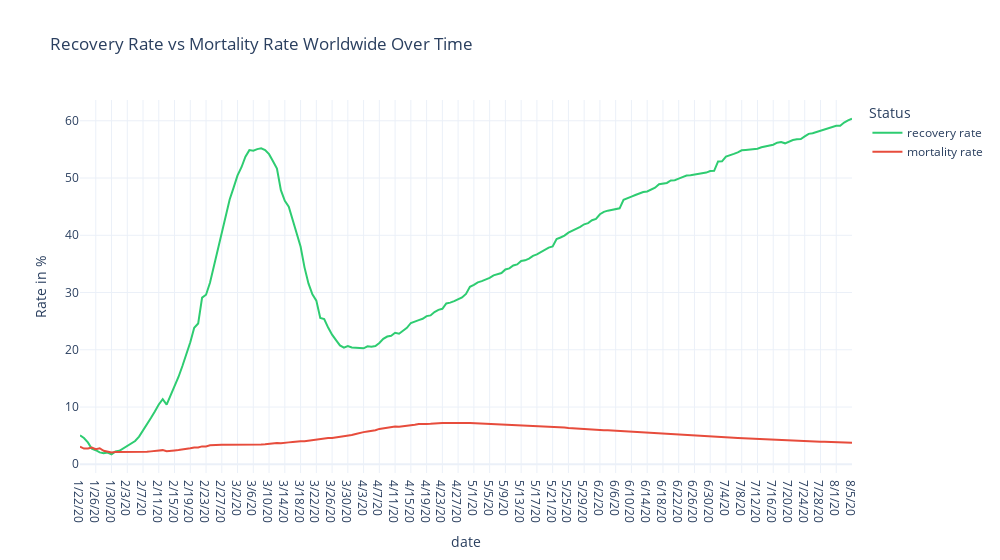

Source (notebook cell):
### Markdown cell above
# Recovery Rate vs Mortality Rate Time-Series Worldwide

### Code cell
covid_worldwide_confirmed = confirmed_df.iloc[:, 3:].sum(axis=0)
covid_worldwide_deaths = death_df.iloc[:, 3:].sum(axis=0)
covid_worldwide_recovered = recovered_df.iloc[:, 3:].sum(axis=0)
covid_worldwide_active = covid_worldwide_confirmed - covid_worldwide_deaths - covid_worldwide_recovered

world_rate_df = pd.DataFrame({
    'confirmed': covid_worldwide_confirmed,
    'deaths': covid_worldwide_deaths,
    'recovered': covid_worldwide_recovered,
    'active': covid_worldwide_active
}, index=covid_worldwide_confirmed.index)

world_rate_df['recovery rate'] = world_rate_df['recovered'] / world_rate_df['confirmed'] * 100
world_rate_df['mortality rate'] = world_rate_df['deaths'] / world_rate_df['confirmed'] * 100
world_rate_df['date'] = world_rate_df.index

world_rate_long_df = world_rate_df.melt(id_vars="date",
                                        value_vars=['recovery rate', 'mortality rate'],
                                        var_name="Status",
                                        value_name="Rate in %")
fig = px.line(world_rate_long_df, x="date", y="Rate in %", color='Status',
              title='Recovery Rate vs Mortality Rate Worldwide Over Time',
              color_discrete_sequence=['#2ecc71', '#e74c3c'],
              template='plotly_white'
             )

fig.update_layout(
        width = 1000,
        xaxis_showgrid=True, yaxis_showgrid=True
        )

fig.show();

### Figure 1 — Plotly figure (JSON) as saved in the notebook; plotly's stock layout.template omitted (floating-point values rounded to 4 significant figures; data arrays with more than 128 entries replaced by an {"elided": "..."} marker saying what was removed)
{"data": [{"hovertemplate": "Status=recovery rate<br>date=%{x}<br>Rate in %=%{y}<extra></extra>", "legendgroup": "recovery rate", "line": {"color": "#2ecc71", "dash": "solid"}, "mode": "lines", "name": "recovery rate", "orientation": "v", "showlegend": true, "type": "scatter", "x": {"elided": "197 str values"}, "xaxis": "x", "y": {"elided": "197 float values"}, "yaxis": "y"}, {"hovertemplate": "Status=mortality rate<br>date=%{x}<br>Rate in %=%{y}<extra></extra>", "legendgroup": "mortality rate", "line": {"color": "#e74c3c", "dash": "solid"}, "mode": "lines", "name": "mortality rate", "orientation": "v", "showlegend": true, "type": "scatter", "x": {"elided": "197 str values"}, "xaxis": "x", "y": {"elided": "197 float values"}, "yaxis": "y"}], "layout": {"legend": {"title": {"text": "Status"}, "tracegroupgap": 0}, "title": {"text": "Recovery Rate vs Mortality Rate Worldwide Over Time"}, "width": 1000, "xaxis": {"anchor": "y", "domain": [0, 1], "showgrid": true, "title": {"text": "date"}}, "yaxis": {"anchor": "x", "domain": [0, 1], "showgrid": true, "title": {"text": "Rate in %"}}}}
